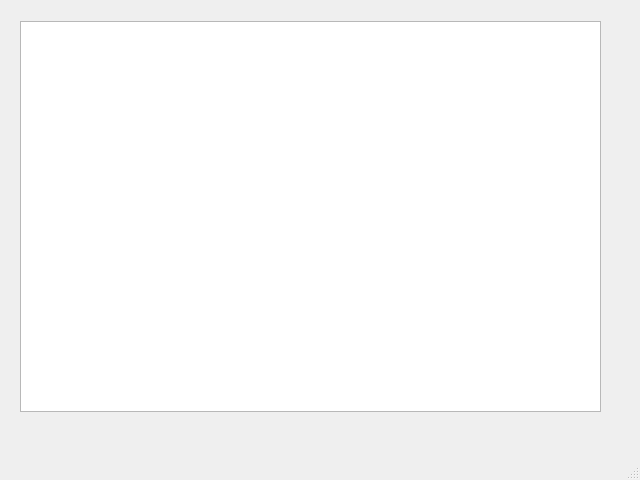
<?xml version="1.0" encoding="UTF-8"?>
<ui version="4.0">
 <class>MainWindow</class>
 <widget class="QMainWindow" name="MainWindow">
  <property name="geometry">
   <rect>
    <x>0</x>
    <y>0</y>
    <width>640</width>
    <height>480</height>
   </rect>
  </property>
  <property name="windowTitle">
   <string>MainWindow</string>
  </property>
  <widget class="QWidget" name="centralwidget">
   <widget class="QListWidget" name="listWidget">
    <property name="geometry">
     <rect>
      <x>20</x>
      <y>21</y>
      <width>581</width>
      <height>391</height>
     </rect>
    </property>
   </widget>
  </widget>
  <widget class="QMenuBar" name="menubar">
   <property name="geometry">
    <rect>
     <x>0</x>
     <y>0</y>
     <width>640</width>
     <height>22</height>
    </rect>
   </property>
  </widget>
  <widget class="QStatusBar" name="statusbar"/>
 </widget>
 <resources/>
 <connections/>
</ui>
